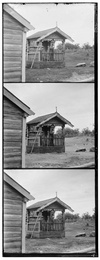
%> input picture 00888v.jpg, 100 x 260 px, shrunk from 392 x 1024 before the run
$ octave colorize.m   (GNU Octave 9; MATLAB toolbox functions it lacks are replaced by stand-ins)
%> lines starting %> are read from the running program, lines starting %| are printed output that depends on the picture
% 15-463: Assignment 1, starter Matlab code

close all
clear all

% name of the input file using relative paths
imname = 'Colorize/00888v.jpg';

% read in the image
fullim = imread(imname);
%> fullim is the input picture: size 260x100 uint8; min 0, max 255, mean 154.2

% convert to double matrix (might want to do this later on to same memory)
fullim = im2double(fullim);
%> fullim: size 260x100 double

% compute the height of each part (just 1/3 of total)
height = floor(size(fullim,1)/3);
%> height = 86
% separate color channels
B = fullim(1:height,:);
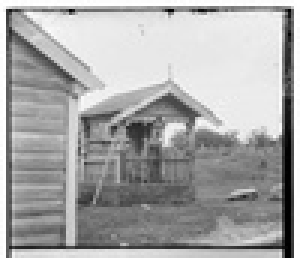
%> B: size 86x100 double (shown 3 times larger); min 0, max 1, mean 0.658
G = fullim(height+1:height*2,:);
R = fullim(height*2+1:height*3,:);

% Align the images
% Functions that might be useful to you for aligning the images include:
% "circshift", "sum", and "imresize" (for multiscale)
%%%%%aG = align(G,B);
%%%%%aR = align(R,B);


%% 9/2 - Naive implementation for L2 norm ("Sum of Squared Differences (SSD)")

% Search over a window of possible displacements.
xdisplace = -15:15;
ydisplace = -15:15;

%% Create the affine transformation matrix (in this case, it is a translation in x by tx and translation in y by ty).

L2normG = zeros(length(xdisplace)*length(ydisplace), 3); % third dimension is for storing the metric value
L2normR = zeros(length(xdisplace)*length(ydisplace), 3); % third dimension is for storing the metric value

for i = 1:length(xdisplace)
    for j = 1:length(ydisplace)

        % Alignment for G.
        txG = xdisplace(i);
        tyG = ydisplace(j);
        Gt = maketform('affine', [1 0 0; 0 1 0; txG tyG 1]);
        Gshift = imtransform(G, Gt, 'XData', [1 size(G, 2)], 'YData', [1 size(G, 1)]);

        row = (i-1)*length(xdisplace)+j;
        L2normG(row, 1) = i;
        L2normG(row, 2) = j;
        L2normG(row, 3) = sum(sum((B-Gshift).^2));

        % Alignment for R.

        txR = xdisplace(i);
        tyR = ydisplace(j);
        Rt = maketform('affine', [1 0 0; 0 1 0; txR tyR 1]);
        Rshift = imtransform(R, Rt, 'XData', [1 size(R, 2)], 'YData', [1 size(R, 1)]);

        row = (i-1)*length(xdisplace)+j;
        L2normR(row, 1) = i;
        L2normR(row, 2) = j;
        L2normR(row, 3) = sum(sum((B-Rshift).^2));
    end
end
%> after the loop, L2normG = 961 rows, first 12: [1 1 1766.2; 1 2 1741.3; 1 3 1707.1; 1 4 1664.6; 1 5 1632.5; 1 6 1612.5; 1 7 1589.4; 1 8 1564.2; 1 9 1536.1; 1 10 1504.2; 1 11 1464; 1 12 1438.4]; L2normR = 961 rows, first 12: [1 1 1722.4; 1 2 1695.4; 1 3 1660.5; 1 4 1622; 1 5 1585; 1 6 1555.9; 1 7 1529.6; 1 8 1502.8; 1 9 1472.9; 1 10 1441; 1 11 1407.6; 1 12 1388.1]

% Find the shift corresponding to the minimum distance and make the shift.
[minG, indx] = min(L2normG(:, 3));
%> minG = 248.6; indx = 481
xshiftG = xdisplace(L2normG(indx, 1));
%> xshiftG = 0
yshiftG = ydisplace(L2normG(indx, 2));
%> yshiftG = 0

Gt = maketform('affine', [1 0 0; 0 1 0; xshiftG yshiftG 1]);
%> Gt = {ndims_in 2, ndims_out 2}
Gshift = imtransform(G, Gt, 'XData', [1 size(G, 2)], 'YData', [1 size(G, 1)]);


% Find the shift corresponding to the minimum distance and make the shift.
[minR, indx] = min(L2normR(:, 3));
%> minR = 335.4
xshiftR = xdisplace(L2normR(indx, 1));
%> xshiftR = 0
yshiftR = ydisplace(L2normR(indx, 2));
%> yshiftR = 0

Rt = maketform('affine', [1 0 0; 0 1 0; xshiftR yshiftR 1]);
%> Rt = {ndims_in 2, ndims_out 2}
Rshift = imtransform(R, Rt, 'XData', [1 size(R, 2)], 'YData', [1 size(R, 1)]);


%% 9/1 - Naive implementation: simply add the pictures together.

aggImg = cat(3, Rshift, Gshift, B);
imshow(aggImg)
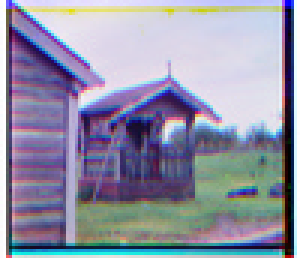
%> displayed picture: size 86x100x3, on the screen's scale of 0 to 255 (shown 3 times larger); mean R, G, B 145.8, 146.6, 167.8

xshiftG
%> xshiftG = 0
yshiftG
%> yshiftG = 0
xshiftR
%> xshiftR = 0
yshiftR
%> yshiftR = 0


%% TODO - Normal cross correlation
% http://www.mathworks.com/help/images/examples/registering-an-image-using-normalized-cross-correlation.html


%%

% this command is a decent approximation for the shed image:
% figure; Gshift = circshift(G, [4, -1]);Rshift = circshift(R, [12, 0]);aggImg = cat(3, Rshift, Gshift, B); imshow(aggImg)

% open figure
%% figure(1);

% create a color image (3D array)
% ... use the "cat" command
% show the resulting image
% ... use the "imshow" command
% save result image
%% imwrite(colorim,['result-' imname]);
